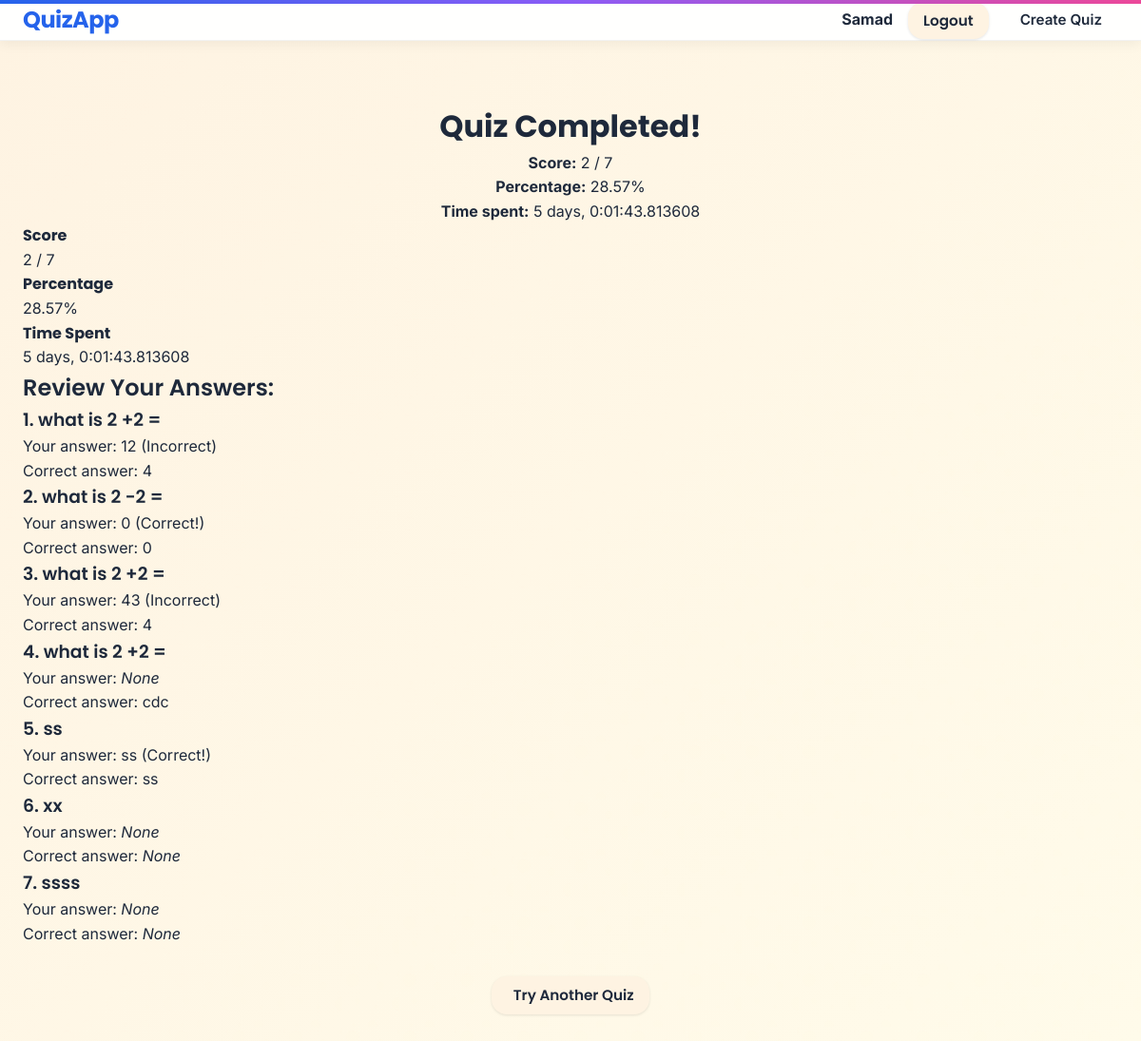
Page /results/1/ (signed in) on the committed database.
### app/models.py (models this page shows, shortened)
class UserAttempt(models.Model):
    user = models.ForeignKey(User, on_delete=models.CASCADE)
    quiz = models.ForeignKey(Quizes, on_delete=models.CASCADE)
    score = models.IntegerField(default=0)
    started_at = models.DateTimeField(auto_now_add=True)
    completed_at = models.DateTimeField(auto_now=True)
    answer = JSONField(default=dict)
    attempt_number = models.IntegerField(default=1)
    def time_spent(self):
        return self.completed_at - self.started_at

class Question(models.Model):
    quiz = models.ForeignKey(Quizes, on_delete=models.CASCADE, related_name="questions")
    text = models.CharField(max_length=500)  # use CharField for question text
    order = models.IntegerField(default=0)   # fixed: removed extra ".models"

class Option(models.Model):
    question = models.ForeignKey(Question, on_delete=models.CASCADE, related_name="options")
    text = models.CharField(max_length=100)
    is_correct = models.BooleanField(default=False)
    feedback = models.TextField(blank=True, null=True)

### app/views.py (the view)
# urls.py: path("results/<int:pk>/", QuizResultsView.as_view(), name="quiz-results"),
@method_decorator(login_required, name='dispatch')
class QuizResultsView(DetailView):
    model = UserAttempt
    template_name = 'app/quiz_results.html'
    context_object_name = 'attempt'
    def get_queryset(self):
        return UserAttempt.objects.select_related('quiz', 'user').prefetch_related(
            'quiz__questions__options'
        )
    def get_object(self, queryset=None):
        obj = super().get_object(queryset)
        if obj.user != self.request.user:
            raise PermissionDenied
        return obj
    def get_context_data(self, **kwargs):
        context = super().get_context_data(**kwargs)
        attempt = self.object  # use self.object (already fetched)
        quiz = attempt.quiz
        total_questions = quiz.questions.count()
        correct_count = 0
        answer_details = []
        for question in quiz.questions.all():
            selected_id = attempt.answer.get(str(question.id))
            selected_option = None
            if selected_id:
                try:
                    selected_option = next(opt for opt in question.options.all() if opt.id == int(selected_id))
                    if selected_option.is_correct:
                        correct_count += 1
                except StopIteration:
                    selected_option = None
            try:
                correct_option = next(opt for opt in question.options.all() if opt.is_correct)
            except StopIteration:
                correct_option = None
            answer_details.append({
                "question": question,
                "selected": selected_option,
                "correct": correct_option
            })
        context["answer_details"] = answer_details
        context["correct_count"] = correct_count
        context["total_count"] = total_questions
        context["percentage"] = (correct_count / total_questions * 100) if total_questions > 0 else 0
        return context

### app/templates/app/quiz_results.html (shortened to what this page needs)
{% extends 'base.html' %}
{% block content %}
<div class="results-container">
    <div class="results-header text-center">
        <h1>Quiz Completed!</h1>
        <p><strong>Score:</strong> {{ attempt.score }} / {{ total_count }}</p>
        <p><strong>Percentage:</strong> {{ percentage|floatformat:2 }}%</p>
        <p><strong>Time spent:</strong> {{ attempt.time_spent }}</p>
    </div>
    <div class="results-summary">
        <div class="stat">
            <h4>Score</h4>
            <p>{{ attempt.score }} / {{ total_count }}</p>
        </div>
        <div class="stat">
            <h4>Percentage</h4>
            <p>{{ percentage|floatformat:2 }}%</p>
        </div>
        <div class="stat">
            <h4>Time Spent</h4>
            <p>{{ attempt.time_spent }}</p>
        </div>
    </div>
    <h2>Review Your Answers:</h2>
    {% for item in answer_details %}
        <div class="review-item">
            <h3>{{ forloop.counter }}. {{ item.question.text }}</h3>
            <div class="answer-row">
                <span class="answer-label">Your answer:</span>
                <span class="answer-value">
                    {% if item.selected %}
                        {{ item.selected.text }}
                        {% if item.selected.is_correct %}
                            <span class="answer-correct">(Correct!)</span>
                        {% else %}
                            <span class="answer-wrong">(Incorrect)</span>
                        {% endif %}
                    {% else %}
                        <em>None</em>
                    {% endif %}
                </span>
            </div>
            <div class="answer-row">
                <span class="answer-label">Correct answer:</span>
                <span class="answer-value">
                    {% if item.correct %}
                        {{ item.correct.text }}
                    {% else %}
                        <em>None</em>
                    {% endif %}
                </span>
            </div>
        </div>
    {% endfor %}
    <div class="text-center mt-3">
        <a href="{% url 'quiz-list' %}" class="btn btn-secondary">
            Try Another Quiz
        </a>
    </div>
</div>
{% endblock %}

### app/templates/base.html (shortened to what this page needs)
<!DOCTYPE html>
{% load static %}
<html lang="en">
<head>
    <link rel="stylesheet" href="{% static 'app/css/style.css' %}">
</head>
<body>
    <nav class="nav">
        <div class="container nav-inner">
            <a href="{% url 'quiz-list' %}" class="nav-brand">QuizApp</a>
            <ul class="nav-links">
                {% if user.is_authenticated %}
                    <li><span><strong>{{ user.username }}</strong></span></li>
                    <li>
                        <form method="post" action="{% url 'logout' %}" style="display:inline;">
                            <button type="submit" class="btn btn-sm btn-secondary">Logout</button>
                        </form>
                    </li>
                {% else %}
                    <li><a href="{% url 'login' %}" class="nav-link">Login</a></li>
                    <li><a href="{% url 'register' %}" class="nav-link">Register</a></li>
                {% endif %}
                {% if user.is_authenticated %}
                    <li><a href="{% url 'quiz-create' %}" class="nav-link">Create Quiz</a></li>
                {% endif %}
            </ul>
        </div>
    </nav>
    <div class="page">
        <main id="main-content" class="content">
            <div class="container">
                {% block content %}
                {% endblock %}
            </div>
        </main>
    </div>
</body>
</html>

### app/static/app/css/style.css (style rules this page uses)
:root { --primary: #2563eb; --warm-primary: #f59e0b; --warm-secondary: #f97316; --warm-tertiary: #eab308; --danger: #ef4444; --neutral-light: #fef3e2; --neutral-dark: #1e293b; --border-radius: 16px; --shadow-sm: 0 4px 12px rgba(0, 0, 0, 0.05); --shadow: 0 8px 20px rgba(0, 0, 0, 0.1); --transition: all 0.3s ease; }
*, *::before, *::after { box-sizing: border-box; }
h1, h2, h3, h4, h5, h6, .nav-brand, .btn { font-family: 'Poppins', -apple-system, BlinkMacSystemFont, 'Segoe UI', Roboto, sans-serif; font-weight: 700; margin: 0; }
h2, h3 { font-weight: 600; }
body, p, li, label, input, textarea, select { font-family: 'Inter', -apple-system, BlinkMacSystemFont, 'Segoe UI', Roboto, sans-serif; font-weight: 400; margin: 0; }
body { margin: 0; background: linear-gradient(135deg, var(--neutral-light) 0%, #fffbea 100%); color: var(--neutral-dark); min-height: 100vh; line-height: 1.6; }
body::after { content: ''; position: fixed; top: 0; left: 0; width: 100%; height: 100%; opacity: 0.2; pointer-events: none; z-index: -1; }
.nav { background: rgba(255, 255, 255, 0.95); backdrop-filter: blur(12px); -webkit-backdrop-filter: blur(12px); box-shadow: var(--shadow-sm); padding: 0; position: sticky; top: 0; z-index: 1000; border-bottom: 1px solid rgba(0, 0, 0, 0.05); }
.nav-inner { max-width: 1280px; margin: 0 auto; display: flex; justify-content: space-between; align-items: center; padding: 0.8rem 1.5rem; }
.nav-brand { font-size: 1.5rem; color: var(--primary); text-decoration: none; letter-spacing: -0.5px; transition: var(--transition); }
.nav-links { display: flex; list-style: none; margin: 0; padding: 0; gap: 1rem; align-items: center; }
.nav-link, .btn { font-weight: 600; text-decoration: none; border-radius: var(--border-radius); padding: 0.5rem 1rem; transition: var(--transition); cursor: pointer; font-size: 0.95rem; display: inline-flex; align-items: center; gap: 0.4rem; }
.nav-links li:first-child span { font-weight: 500; color: var(--neutral-dark); }
.nav-link { color: var(--neutral-dark); background: transparent; border: 1px solid transparent; }
.btn { background: var(--warm-primary); color: white; border: none; box-shadow: 0 2px 4px rgba(245, 158, 11, 0.2); }
.btn-secondary { background: var(--neutral-light); color: var(--neutral-dark); box-shadow: 0 1px 3px rgba(0, 0, 0, 0.1); }
.page { display: flex; flex-direction: column; min-height: calc(100vh - 64px); }
.content { flex: 1; padding: 2rem 0; }
.container { max-width: 1200px; margin: 0 auto; padding: 0 1.5rem; }
body::before { content: ''; position: fixed; top: 0; left: 0; width: 100%; height: 4px; background: linear-gradient(90deg, var(--warm-primary), var(--warm-secondary), var(--warm-tertiary)); z-index: 2000; pointer-events: none; }
html { scroll-behavior: smooth; }
body::before { content: ''; position: fixed; top: 0; left: 0; width: 100%; height: 4px; background: linear-gradient(90deg, var(--primary), #8b5cf6, #ec4899); z-index: 2000; pointer-events: none; }
.btn-secondary { background: var(--neutral-light); color: var(--neutral-dark); box-shadow: 0 1px 3px rgba(0,0,0,0.1); }
.text-center { text-align: center; margin-top: 2rem; }

### rows in the picture
UserAttempt: score "2", time_spent "5 days, 0:01:43.813608"
Question: question.text "what is 2 +2 =", selected.text "12", shows "(Incorrect)", correct.text "4"
Question: question.text "what is 2 -2 =", selected.text "0", shows "(Correct!)", correct.text "0"
Question: question.text "what is 2 +2 =", selected.text "43", shows "(Incorrect)", correct.text "4"
Question: question.text "what is 2 +2 =", shows "None", correct.text "cdc"
Question: question.text "ss", selected.text "ss", shows "(Correct!)", correct.text "ss"
Question: question.text "xx", shows "None"
Question: question.text "ssss", shows "None"

### other values in the picture
{{ user.username }} "Samad"
{{ total_count }} "7"
{{ percentage|floatformat:2 }} "28.57"
